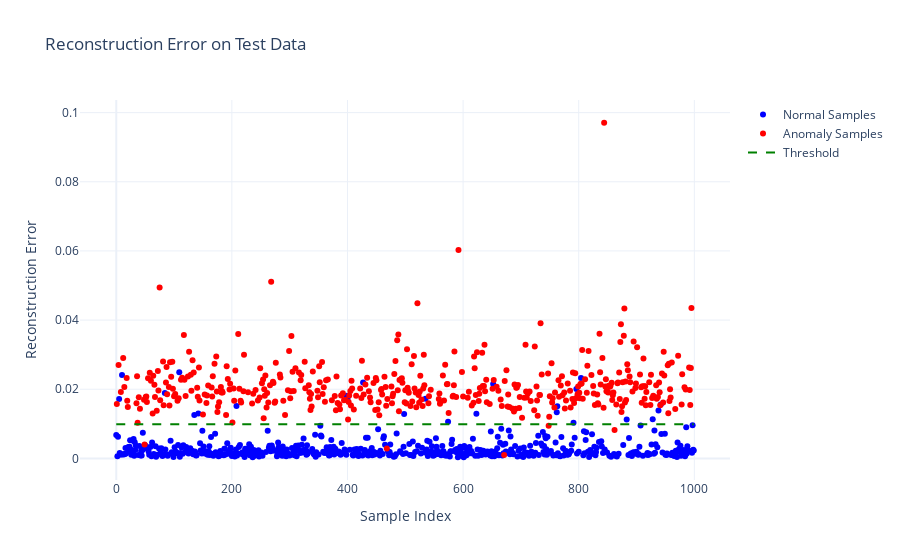
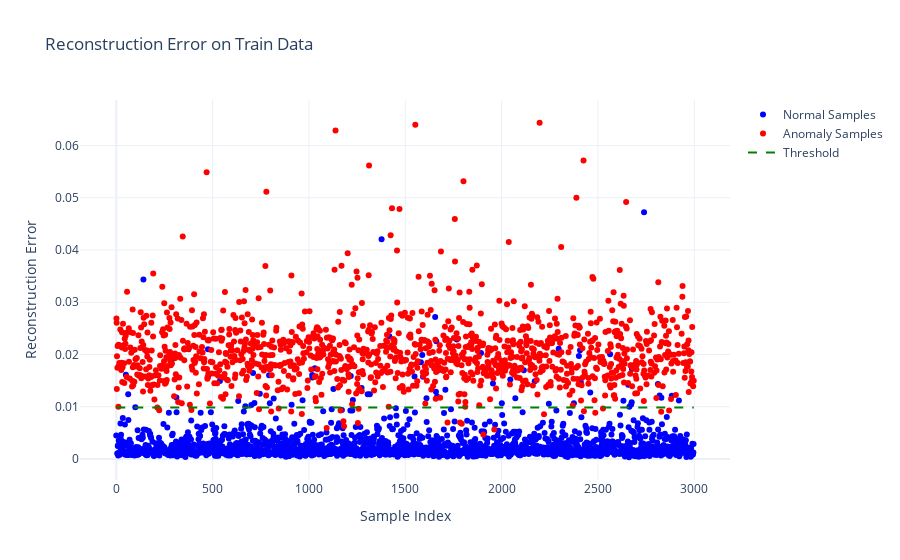

Notebook code cell kept with these figures, in order:
### Code cell
import numpy as np
import tensorflow as tf
import plotly.graph_objects as go
from src.utils import plotters

# 假设 test_data 和 test_labels 是测试数据和标签
# 标签 1 表示正常样本，0 表示异常样本

# 在 Stage 1 训练完成后调用
plotters.plot_reconstruction_error(
    model, test_data, test_labels, threshold, "Reconstruction Error on Test Data"
)
plotters.plot_reconstruction_error(
    model, train_data, train_labels, threshold, "Reconstruction Error on Train Data"
)

### Figure 1 — Plotly figure (JSON) as saved in the notebook; plotly's stock layout.template omitted (floating-point values rounded to 4 significant figures; data arrays with more than 128 entries replaced by an {"elided": "..."} marker saying what was removed)
{"data": [{"marker": {"color": "blue"}, "mode": "markers", "name": "Normal Samples", "type": "scatter", "x": {"elided": "560 int values"}, "y": {"elided": "560 float values"}}, {"marker": {"color": "red"}, "mode": "markers", "name": "Anomaly Samples", "type": "scatter", "x": {"elided": "440 int values"}, "y": {"elided": "440 float values"}}, {"line": {"color": "green", "dash": "dash"}, "mode": "lines", "name": "Threshold", "type": "scatter", "x": {"elided": "1000 int values"}, "y": {"elided": "1000 float values"}}], "layout": {"title": {"text": "Reconstruction Error on Test Data"}, "xaxis": {"title": {"text": "Sample Index"}}, "yaxis": {"title": {"text": "Reconstruction Error"}}}}

### Figure 2 — Plotly figure (JSON) as saved in the notebook; plotly's stock layout.template omitted (floating-point values rounded to 4 significant figures; data arrays with more than 128 entries replaced by an {"elided": "..."} marker saying what was removed)
{"data": [{"marker": {"color": "blue"}, "mode": "markers", "name": "Normal Samples", "type": "scatter", "x": {"elided": "1771 int values"}, "y": {"elided": "1771 float values"}}, {"marker": {"color": "red"}, "mode": "markers", "name": "Anomaly Samples", "type": "scatter", "x": {"elided": "1227 int values"}, "y": {"elided": "1227 float values"}}, {"line": {"color": "green", "dash": "dash"}, "mode": "lines", "name": "Threshold", "type": "scatter", "x": {"elided": "2998 int values"}, "y": {"elided": "2998 float values"}}], "layout": {"title": {"text": "Reconstruction Error on Train Data"}, "xaxis": {"title": {"text": "Sample Index"}}, "yaxis": {"title": {"text": "Reconstruction Error"}}}}
